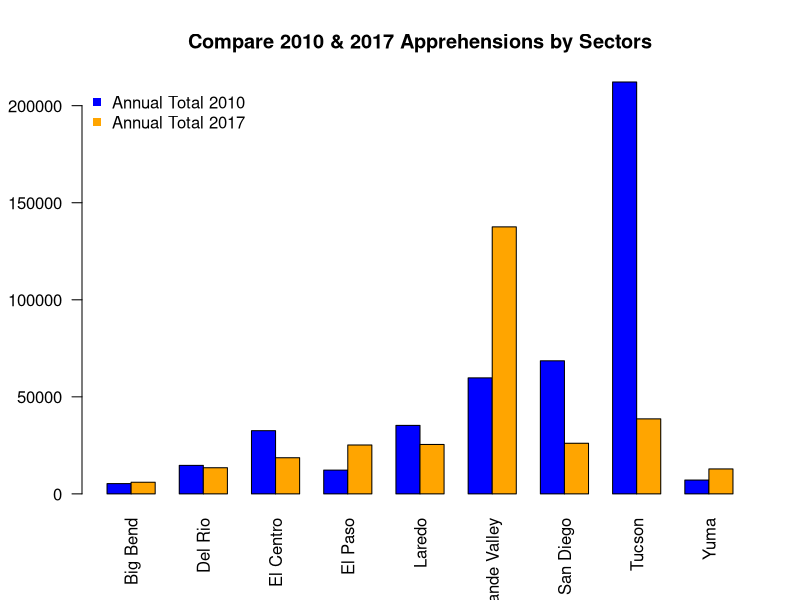
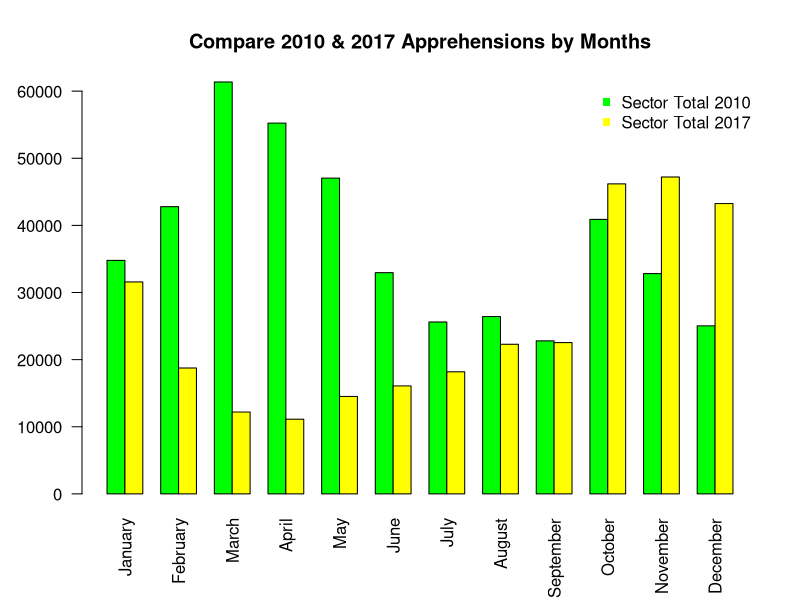

These figures' R source, in order: (Note: this script raises an error after producing the figures.)
## ---- chunk 1
knitr::opts_chunk$set(echo = FALSE)
## ---- chunk 2
B2010 <- read.csv("BP Apprehensions 2010.csv")
B2017 <- read.csv("PB Apprehensions 2017.csv")

#add setor sums and smonth sums in 2010
rownames(B2010) <- B2010[,1]
B2010 <- subset(B2010, select = -c(Sector))
#rearrange the columns by moving Oct, Nov, and Dec to the end 
B2010 <- cbind(subset.data.frame(B2010)[,4:12],subset.data.frame(B2010)[,1:3])
monthSum2010 <- colSums((B2010))
B2010 <- rbind(B2010,monthSum2010)
rownames(B2010)[10] <- "Sector Total"

sectorSum2010 <- rowSums(B2010)
B2010 <- cbind(B2010,sectorSum2010)
colnames(B2010)[13] <- "Annual Total" 

#add setor sums and smonth sums in 2017
rownames(B2017) <- B2017[,1]
B2017 <- subset(B2017, select = -c(Sector))
#rearrange the columns by moving Oct, Nov, and Dec to the end 
B2017 <- cbind(subset.data.frame(B2017)[,4:12],subset.data.frame(B2017)[,1:3])
monthSum2017 <- colSums((B2017))
B2017 <- rbind(B2017,monthSum2017)
rownames(B2017)[10] <- "Sector Total"

sectorSum2017 <- rowSums(B2017)
B2017 <- cbind(B2017,sectorSum2017)
colnames(B2017)[13] <- "Annual Total" 

sector <- rownames(B2010)
month <- colnames(B2010)
#compare apprehensions by sectors
#input is the month you want to look up
graph_sectors <- function(i){
  B2010<-t(B2010)
  B2017<-t(B2017)
  year_comp <- rbind(B2010[i,1:9],B2017[i,1:9])
  barplot(year_comp, 
          beside = TRUE, 
          col = c("blue", "orange"), 
          bty="n",
          las=2,
          main = "Compare 2010 & 2017 Apprehensions by Sectors"
          )
  legend("topleft", 
         c(paste(month[i] ,"2010"),
           paste(month[i],"2017")),
         pch=15,  
         col=c("blue", "orange"),  
         bty="n")
}
#say if we want to compare apprehensions in January by sectors
graph_sectors(13)
## ---- chunk 3
#input is the index of the sector you want to look up
graph_months <- function(i){ 
  year_comp <- rbind(B2010[i,1:12],B2017[i,1:12])
  barplot(as.matrix(year_comp), beside = T, col = c("green", "yellow"), bty="n",las=2,
          main = "Compare 2010 & 2017 Apprehensions by Months")
  legend("topright", 
         c(paste(sector[i] ,"2010"),paste(sector[i],"2017")), 
         pch=15,  
         col=c("green","yellow"),  
         bty="n"
         )
}
#say if we want to compare apprehension in Del Rio by months
graph_months(10)
## ---- chunk 4
#find the index of the sector that has most apprehensions in 2010 
most_apprehensions_2010 <- match(max(B2010[1:9,13]), B2010[1:9,13])
#it is Tucson
rownames(B2010)[most_apprehensions_2010]

#find the index of the sector that has most apprehensions in 2017
most_apprehensions_2017 <- match(max(B2017[1:9,13]), B2017[1:9,13])
#it is Rio Grande Valley
rownames(B2017)[most_apprehensions_2017]
## ---- chunk 5
#create the dataset for Tucson in 2010
B2010_Tuson <- B2010[most_apprehensions_2010,1:12]
#create the dataset for Rio Grande Valley in 2017
B2017_RGV <- B2017[most_apprehensions_2017,1:12]
## ---- chunk 6
#test whether these two samples have same sample mean 
t.test(B2010_Tuson, B2017_RGV)
## ---- chunk 7
#find the three months that has the most apprehensions in 2010
most_3m_apprehensions_2010 <- order(B2010[10,1:12], decreasing = TRUE)[1:3]
#they are March, April, and May
colnames(B2010)[most_3m_apprehensions_2010]
#find the three months that has the most apprehensions in 2017
most_3m_apprehensions_2017 <- order(B2017[10,1:12], decreasing = TRUE)[1:3]
#they are November, October, and December 
colnames(B2017)[most_3m_apprehensions_2017]
## ---- chunk 8
#create the dataset for March, April, and May in 2010
B2010_3m <- B2010[most_3m_apprehensions_2010,1:12]
#create the dataset for November, October, and December in 2017
B2017_3m <- B2017[most_3m_apprehensions_2017,1:12]
## ---- chunk 9
#test whether these two samples have same sample mean 
t.test(B2010_3m, B2017_3m)
## ---- chunk 10

ts1 <- read.csv("PB monthly summaries.csv")
#delete first column
ts2 <- ts1[2:13]
#rearrange the columns by moving Oct, Nov, and Dec to the end 
ts3 <- cbind(subset.data.frame(ts2)[,4:12],subset.data.frame(ts2)[,1:3])
#reverse data 
ts4 <- ts3[ nrow(ts3):1, ]
#turn it to vectors 
ts5 <- as.vector(t(ts4))
#create time series 
ts6 <- ts(ts5,frequency=12,start=c(2000,1))
#plot time series
ts.plot(ts6, gpars=list(main ="Time Series Chart of Apprehensions from 2000 to 2017",xlab="year", ylab="Apprehensions", col= "black", lty=c(1:3)))

#create legends
legend(2010,220000, legend = "Monthly Apprehensions", 
       col = "black", lty=1, cex=0.75)

## ---- chunk 11
ts.plot(ts6, gpars=list(main ="Time Series Chart of Apprehensions from 2000 to 2017",xlab="year", ylab="Apprehensions", col= "black", lty=c(1:3)))
#caculate annual averages
ts_avg <- apply(ts4,1,mean)
#create annual averages in time series
ts_avg<-ts(ts_avg,start = c(2000.5), frequency=1)

#create segments and text for annual averages
for (i in 1:18) {
  segments(1999+i,ts_avg[i],2000+i,ts_avg[i],col = 2,lwd = 1)
  text(2000.3 + i, ts_avg[i], labels = 1999+i, cex=0.6, col = "red" , font=1)
}
#create legends
legend(2010,220000, legend = c("Monthly Apprehensions","Annual Averages by segments"), 
       col = c("black","red"),pch =c(NA,NA),lty=c(1,1), cex=0.75)
## ---- chunk 12
ts.plot(ts6, gpars=list(main ="Time Series Chart of Apprehensions from 2000 to 2017",xlab="year", ylab="Apprehensions", col= "black", lty=c(1:3)))
#caculate annual averages
ts_avg <- apply(ts4,1,mean)
#create annual averages in time series
ts_avg<-ts(ts_avg,start = c(2000.5), frequency=1)

#create points for better visualization
points(ts_avg,col = "blue", pch=20)

#create legends
legend(2010,220000, legend = c("Monthly Apprehensions","Annual Averages by Points"), 
       col = c("black","blue"),pch =c(NA,20),lty=c(1,NA), cex=0.75)

## ---- chunk 13
ts.plot(ts6, gpars=list(main ="Time Series Chart of Apprehensions from 2000 to 2017",xlab="year", ylab="Apprehensions", col= "black", lty=c(1:3)))
#caculate annual averages
ts_avg <- apply(ts4,1,mean)
#create annual averages in time series
ts_avg<-ts(ts_avg,start = c(2000.5), frequency=1)

#create points and connected dashed line for better visualization
points(ts_avg,col = "blue", pch=20)
lines(ts_avg,col = "blue", pch=20,lty=3)
#create legends
legend(2010,220000, legend = c("Monthly Apprehensions","Annual Averages by Points","Annual Average Connected by Dashed Line"), 
       col = c("black","blue", "blue"),pch =c(NA,20,NA),lty=c(1,NA,3), cex=0.75)

## ---- chunk 14
#plot time series
ts.plot(ts6, gpars=list(main ="Time Series Chart of Apprehensions from 2000 to 2017",xlab="year", ylab="Apprehensions", col= "black", lty=c(1:3)))
#caculate annual averages
ts_avg <- apply(ts4,1,mean)
#create annual averages in time series
ts_avg<-ts(ts_avg,start = c(2000.5), frequency=1)

#create segments and text for annual averages
for (i in 1:18) {
  segments(1999+i,ts_avg[i],2000+i,ts_avg[i],col = 2,lwd = 1)
  text(2000.3 + i, ts_avg[i], labels = 2001+i, cex=0.6, col = "red" , font=1)
}
#create points and connected dashed line for better visualization
points(ts_avg,col = "blue", pch=20)
lines(ts_avg,col = "blue", pch=20,lty=3)
#create legends
legend(2010,220000, legend = c("Monthly Apprehensions","Annual Averages by segments","Annual Averages by Points","Annual Average Connected by Dashed Line"), 
       col = c("black","red","blue", "blue"),pch =c(NA,NA,20,NA),lty=c(1,1,NA,3), cex=0.75)

## ---- chunk 15
#plot time series
ts.plot(ts6, gpars=list(main ="Time Series Chart of Apprehensions from 2000 to 2017",xlab="year", ylab="Apprehensions", col= "black", lty=c(1:3)))
#caculate annual averages
ts_avg <- apply(ts4,1,mean)
#create annual averages in time series
ts_avg<-ts(ts_avg,start = c(2000.5), frequency=1)

#create segments and text for annual averages
for (i in 1:18) {
  segments(1999+i,ts_avg[i],2000+i,ts_avg[i],col = 2,lwd = 1)
  text(2000.3 + i, ts_avg[i], labels = 2001+i, cex=0.6, col = "red" , font=1)
}
#create points and connected dashed line for better visualization
points(ts_avg,col = "blue", pch=20)
lines(ts_avg,col = "blue", pch=20,lty=3)
#create legends
legend(2010,220000, legend = c("Monthly Apprehensions","Annual Averages by segments","Annual Averages by Points","Annual Average Connected by Dashed Line"), 
       col = c("black","red","blue", "blue"),pch =c(NA,NA,20,NA),lty=c(1,1,NA,3), cex=0.75)

